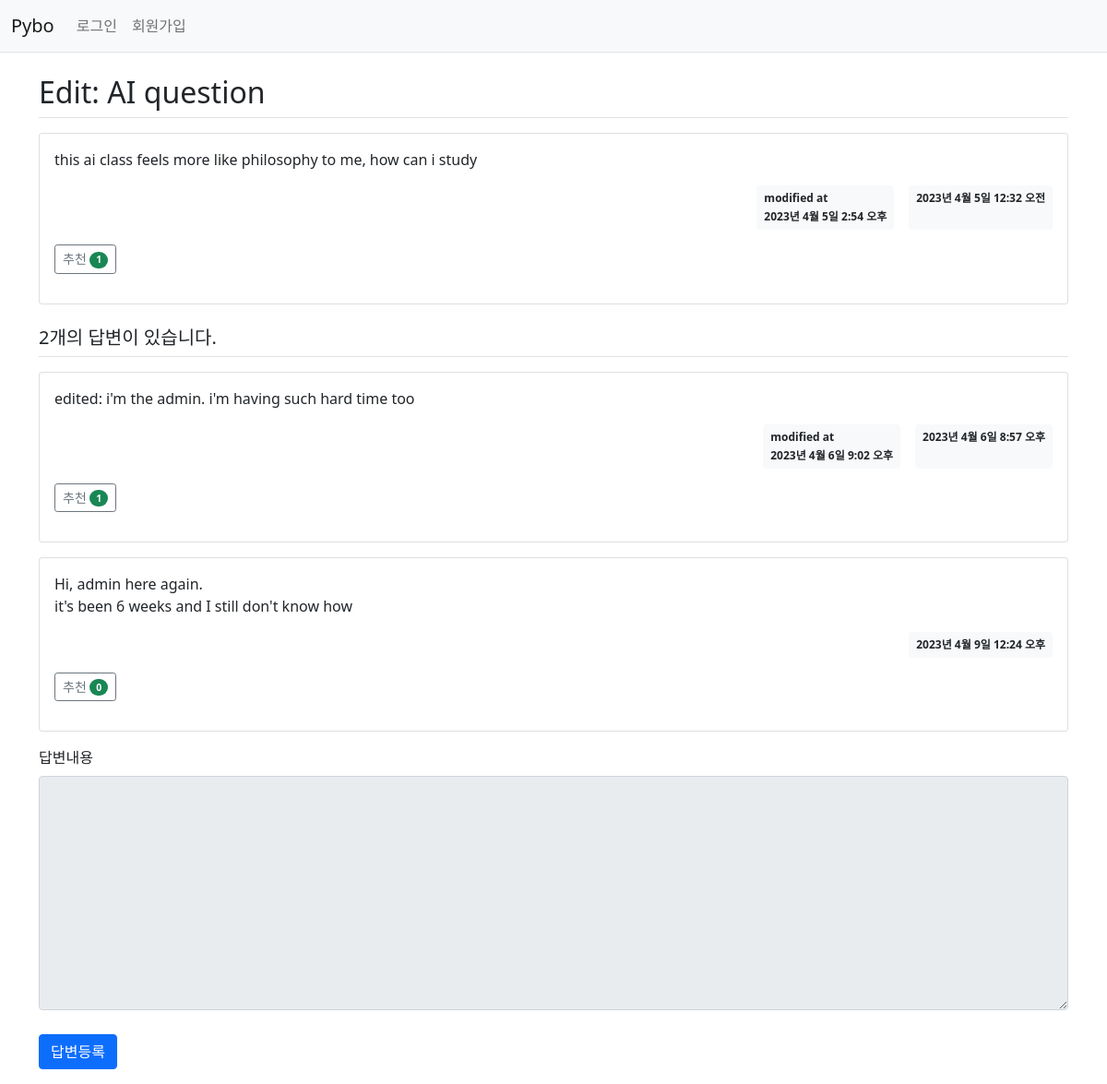
The page /pybo/305/ on the database as committed earlier.
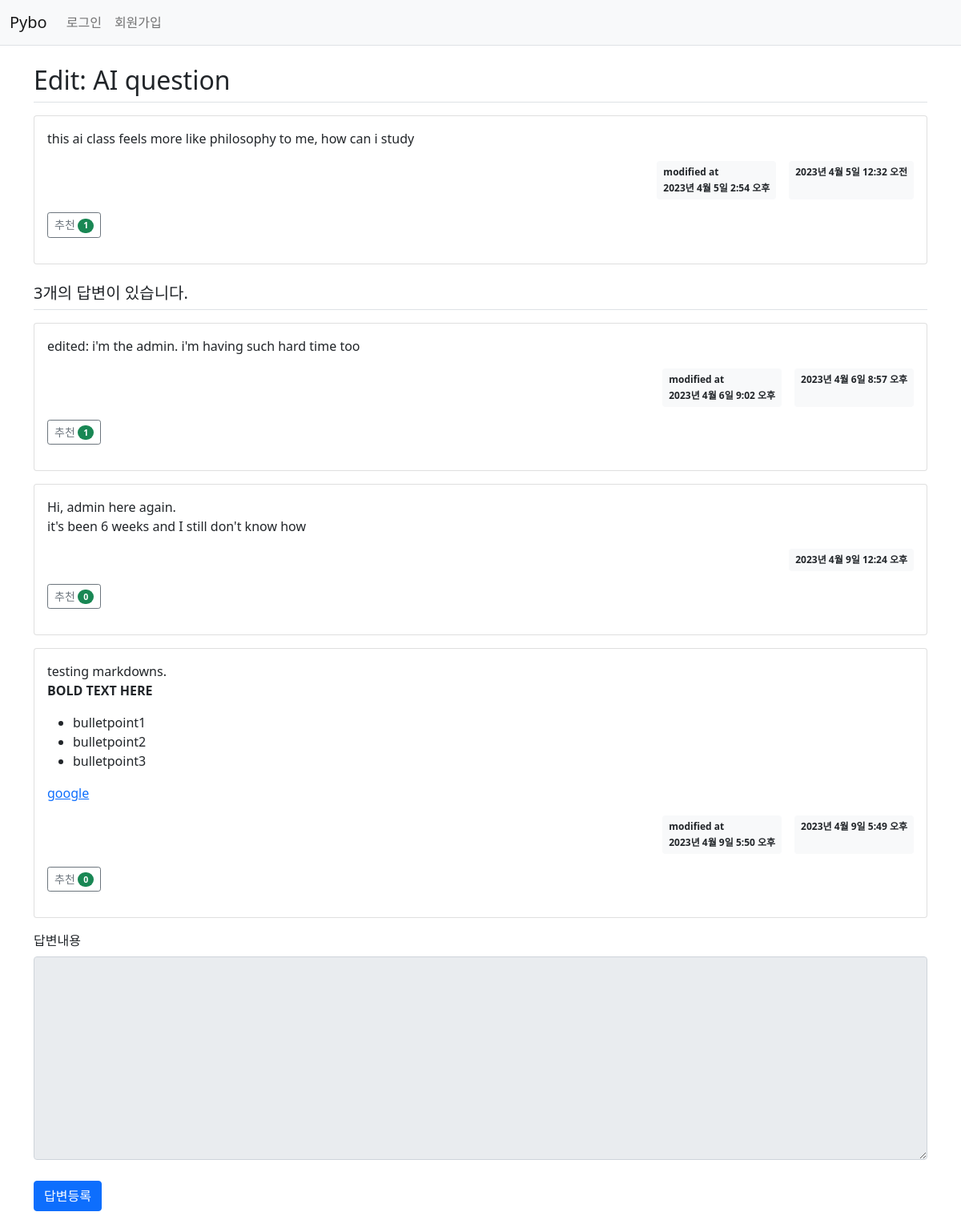
The same page on the database as committed later.
### pybo/models.py (models this page shows, shortened)
class Question(models.Model):
    author = models.ForeignKey(User, on_delete=models.CASCADE, related_name='author_question')  # question author
    subject = models.CharField(max_length=200)
    content = models.TextField()
    create_date = models.DateTimeField()
    modify_date = models.DateTimeField(null=True, blank=True)   # modified date
    voter = models.ManyToManyField(User, related_name='voter_question')    # 질문 추천인 추가. ManyToManyField = DB N:N relation

class Answer(models.Model):
    author = models.ForeignKey(User, on_delete=models.CASCADE, related_name='author_answer')  # answer author
    question = models.ForeignKey(Question, on_delete=models.CASCADE)
    content = models.TextField()
    create_date = models.DateTimeField()
    modify_date = models.DateTimeField(null=True, blank=True)   # modified date
    voter = models.ManyToManyField(User, related_name='voter_answer')

### pybo/views/base_views.py (the view)
# urls.py: path('<int:question_id>/', base_views.detail, name='detail'),    # localhost:8000/pybo/2 페이지 요청시 question_id = 2 가 저장되고 views.detail 호출
def detail(request, question_id):
    question = get_object_or_404(Question, pk=question_id)  # Question모델의 pk에 해당하는 값이 존재하지 않으면 404
    context = {'question': question}
    return render(request, 'pybo/question_detail.html', context)

### pybo/templatetags/pybo_filter.py (called while the page is built)
@register.filter
def mark(value):
    extensions = ["nl2br", "fenced_code"]
    return mark_safe(markdown.markdown(value, extensions=extensions))

### templates/pybo/question_detail.html (shortened to what this page needs)
{% extends 'base.html'%}
{% load pybo_filter %}
{% block content %}
<div class="container my-3">
    <h2 class="border-bottom py-2">{{ question.subject }}</h2>
    <div class="card my-3">
        <div class="card-body">
            <div class="card-text">{{ question.content|mark }}</div>
            <div class="d-flex justify-content-end">
                {% if question.modify_date %}
                    <div class="badge bg-light text-dark p-2 text-start mx-3">
                        <div class="mb-2">modified at</div>
                        <div>{{ question.modify_date }}</div>
                    </div>
                {% endif %}
                <div class="badge bg-light text-dark p-2">
                    {{ question.create_date }}
                </div>
            </div>
            <div class="my-3">
                <a href="javascript:void(0)" data-uri="{% url 'pybo:question_vote' question.id  %}"
               class="recommend btn btn-sm btn-outline-secondary"> 추천
                    <span class="badge rounded-pill bg-success">{{question.voter.count}}</span>
                </a>
            </div>
        </div>
    </div>
    <h5 class="border-bottom my-3 py-2">{{question.answer_set.count}}개의 답변이 있습니다.</h5>
    {% for answer in question.answer_set.all %}
        <div class="card my-3">
            <div class="card-body">
                <div class="card-text">{{ answer.content|mark }}</div>
                <div class="d-flex justify-content-end">
                    {% if answer.modify_date %}
                        <div class="badge bg-light text-dark p-2 text-start mx-3">
                            <div class="mb-2">modified at</div>
                            <div>{{ answer.modify_date }}</div>
                        </div>
                    {% endif %}
                    <div class="badge bg-light text-dark p-2">
                        {{ answer.create_date }}
                    </div>
                </div>
                <div class="my-3">
                    <a href="javascript:void(0)" data-uri="{% url 'pybo:answer_vote' answer.id  %}"
                       class="recommend btn btn-sm btn-outline-secondary"> 추천
                        <span class="badge rounded-pill bg-success">{{answer.voter.count}}</span>
                    </a>
                </div>
            </div>
        </div>
    {% endfor %}
    <form action="{% url 'pybo:answer_create' question.id %}" method="post" class="my-3">
        <div class="mb-3">
            <label for="content" class="form-label">답변내용</label>
            <textarea {% if not user.is_authenticated %}disabled{% endif %}
              name="content" id="content" class="form-control" rows="10"></textarea>
        </div>
        <input type="submit" value="답변등록" class="btn btn-primary">
    </form>
</div>
{% endblock %}

### templates/base.html (shortened to what this page needs)
{% load static %}
<!doctype html>
<html lang="ko">
<head>
    <link rel="stylesheet" type="text/css" href="{% static 'bootstrap.min.css' %}">
    <link rel="stylesheet" type="text/css" href="{% static 'style.css' %}">
</head>
<body>
{% include "navbar.html" %}
{% block content %}
{% endblock %}
</body>
</html>

### templates/navbar.html (shortened to what this page needs)
<nav class="navbar navbar-expand-lg navbar-light bg-light border-bottom">
    <div class="container-fluid">
        <a class="navbar-brand" href="{% url 'pybo:index' %}">Pybo</a>
        <div class="collapse navbar-collapse" id="navbarSupportedContent">
            <ul class="navbar-nav me-auto mb-2 mb-lg-0">
                <li class="nav-item">
                    {% if user.is_authenticated %}
                        <a class="nav-link" href="{% url 'common:logout' %}">{{ user.username }} (로그아웃)</a>
                    {% else %}
                        <a class="nav-link" href="{% url 'common:login' %}">로그인</a>
                    {% endif %}
                </li>
                <li>
                    {% if not user.is_authenticated %}
                        <a class="nav-link" href="{% url 'common:signup' %}">회원가입</a>
                    {% endif %}
                </li>
            </ul>
        </div>
    </div>
</nav>

### static/style.css (style rules this page uses)
textarea { width: 100%; }
input[type=submit] { margin-top: 10px; }

Rows that differ between the two databases and show on the page:
computed for Question "Edit: AI question": answer_set.count "2" → "3"
added Answer: content|mark "testing markdowns. BOLD TEXT HERE bulletpoint1 bulletpoint2 bulletpoint3 google", modify_date "2023년 4월 9일 5:50 오후", create_date "2023년 4월 9일 5:49 오후", voter.count "0"
